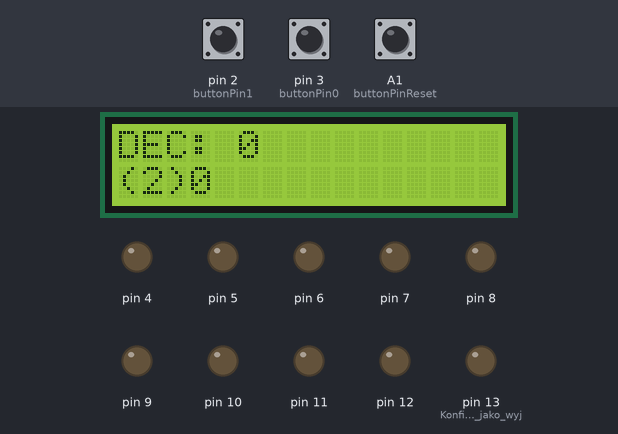
Bench run of a sketch on a simulated Arduino Uno, built with avr-gcc and run on an emulated ATmega328P. Parts: 16×2 character LCD, output pins drawn as LEDs (lit = HIGH). Inputs (shaded band) come from the test bench; at power-on: pin 2 (buttonPin1) HIGH, pin 3 (buttonPin0) HIGH, A1 (buttonPinReset) HIGH.

Above: at 1.2 s.
1.3 s: pin 2 (buttonPin1) pulled LOW for 0.15 s
At 1.8 s:
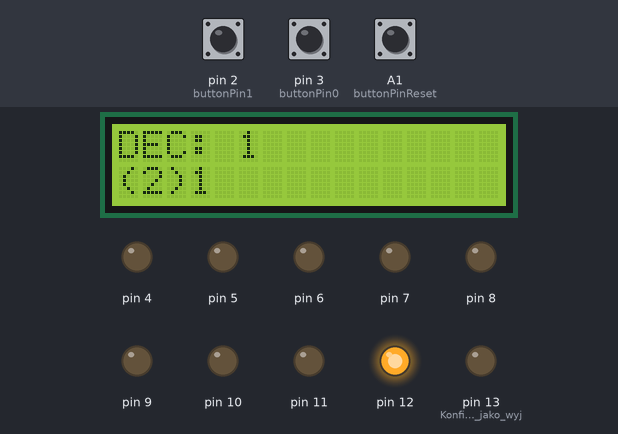
2.9 s: pin 3 (buttonPin0) pulled LOW for 0.15 s
At 4.2 s:
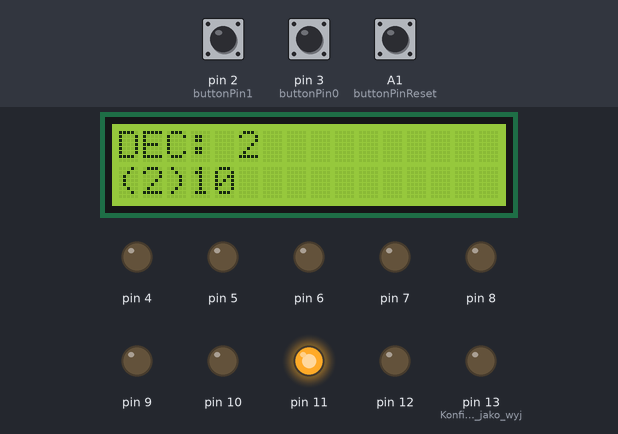
4.5 s: pin 2 (buttonPin1) pulled LOW for 1 s
At 6.7 s:
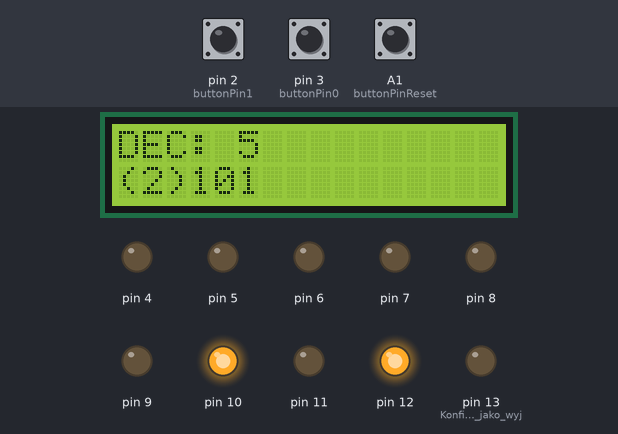
7.0 s: pin 3 (buttonPin0) pulled LOW for 1 s
At 8.7 s:
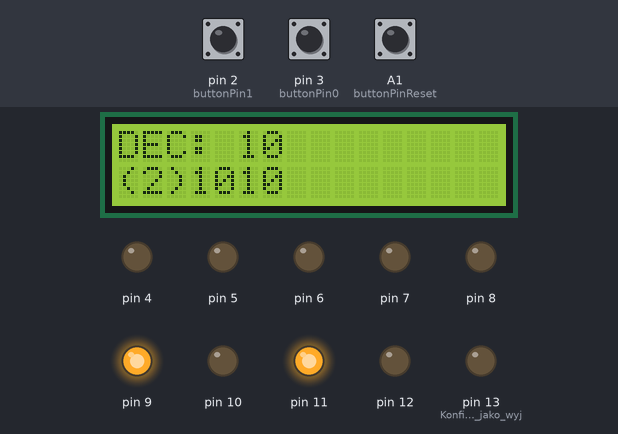
9.5 s: pin 2 (buttonPin1) pulled LOW for 0.15 s
At 10.6 s:
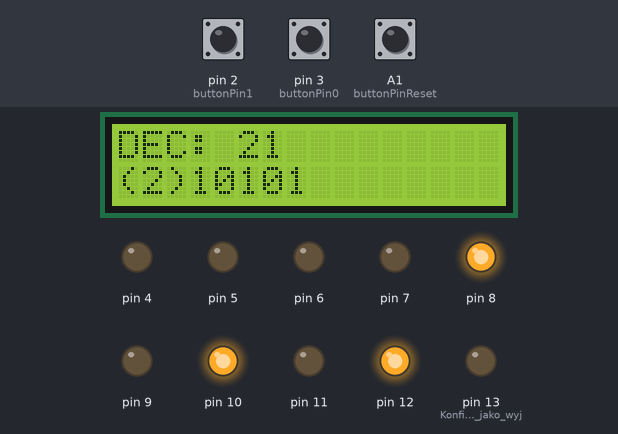
11.1 s: pin 3 (buttonPin0) pulled LOW for 0.15 s
At 11.9 s:
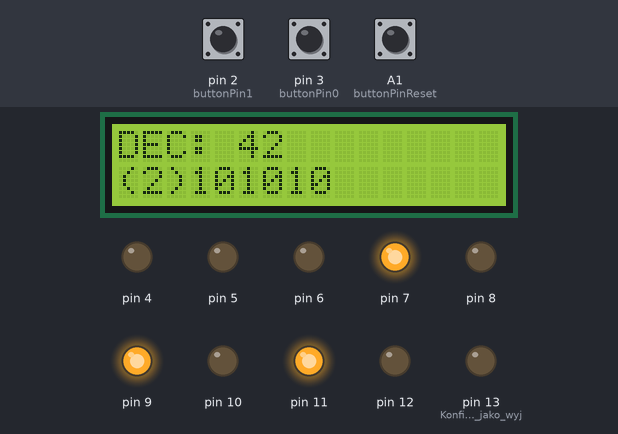
Timing chart, 0 to 13.7 s (numbered marks = the images above; inputs shaded):
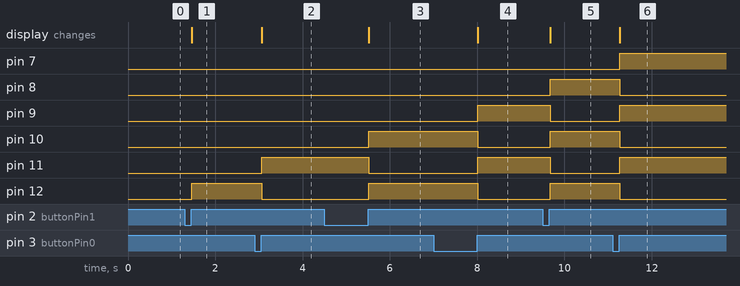

Measured:
- after the input at 1.3 s, pin 12: LOW → HIGH after 0.16 s; the display: changes after 0.16 s (image 1)
- after the input at 2.9 s, pin 11: LOW → HIGH after 0.16 s; pin 12: HIGH → LOW after 0.16 s; the display: changes after 0.17 s (image 2)
- after the input at 4.5 s, pin 10, pin 12: LOW → HIGH after 1.0 s; pin 11: HIGH → LOW after 1.0 s; the display: changes after 1.0 s (image 3)
- after the input at 7.0 s, pin 9, pin 11: LOW → HIGH after 1.0 s; pin 10, pin 12: HIGH → LOW after 1.0 s; the display: changes after 1.0 s (image 4)
- after the input at 9.5 s, pin 8, pin 10, pin 12: LOW → HIGH after 0.17 s; pin 9, pin 11: HIGH → LOW after 0.17 s; the display: changes after 0.17 s (image 5)
- after the input at 11.1 s, pin 7, pin 9, pin 11: LOW → HIGH after 0.17 s; pin 8, pin 10, pin 12: HIGH → LOW after 0.17 s; the display: changes after 0.17 s (image 6)

The sketch:

final.ino
```cpp
  #include <Wire.h> // Biblioteka do komunikacji I2C
  #include <LCD_I2C.h> // Biblioteka do obsługi wyświetlacza LCD I2C

  // Adres I2C dla wyświetlacza LCD
  LCD_I2C lcd(0x3F, 16, 2); // Inicjalizacja wyświetlacza LCD z adresem 0x3F i rozmiarem 16x2

  // Deklaracje pinów dla przycisków
  const int buttonPin0 = 3;  // D3 - przycisk dla 0
  const int buttonPin1 = 2;  // D2 - przycisk dla 1
  const int buttonPinReset = A1; // A1 - przycisk reset

  // Zmienna do przechowywania wartości binarnej
  int binaryValue = 0; // Przechowywanie wartości binarnej
  int bitCount = 0; // Licznik bitów

  void setup() {
    // Konfiguracja pinów przycisków jako wejścia z podciąganiem
    pinMode(buttonPin0, INPUT_PULLUP); // Konfiguracja D3 jako wejście
    pinMode(buttonPin1, INPUT_PULLUP); // Konfiguracja D2 jako wejście
    pinMode(buttonPinReset, INPUT_PULLUP); // Konfiguracja A1 jako wejście

    // Konfiguracja pinów LED jako wyjścia
    for (int i = 4; i <= 12; i++) {
      pinMode(i, OUTPUT); // Konfiguracja pinów D4 do D12 jako wyjścia
    }

    // Inicjalizacja wyświetlacza LCD
    lcd.begin(); // Inicjalizacja wyświetlacza LCD
    lcd.backlight(); // Włączenie podświetlenia wyświetlacza

    // Inicjalizacja wbudowanej diody LED
    pinMode(13, OUTPUT); // Konfiguracja D13 jako wyjście

    // Wyświetlenie początkowego stanu na LCD
    lcd.setCursor(0, 0); // Ustawienie kursora na pierwszą linię
    lcd.print("DEC: 0"); // Wyświetlenie "DEC: 0" na pierwszej linii
    lcd.setCursor(0, 1); // Ustawienie kursora na drugą linię
    lcd.print("(2)0"); // Wyświetlenie "(2)0" na drugiej linii
  }

  void loop() {
    // Sprawdzenie, czy przycisk 0 został naciśnięty
    if (digitalRead(buttonPin0) == LOW) { // Sprawdzenie, czy przycisk 0 jest wciśnięty
      while (digitalRead(buttonPin0) == LOW); // Czekanie na zwolnienie przycisku
      addBit(0); // Dodanie bitu 0 do wartości binarnej
    }

    // Sprawdzenie, czy przycisk 1 został naciśnięty
    if (digitalRead(buttonPin1) == LOW) { // Sprawdzenie, czy przycisk 1 jest wciśnięty
      while (digitalRead(buttonPin1) == LOW); // Czekanie na zwolnienie przycisku
      addBit(1); // Dodanie bitu 1 do wartości binarnej
    }

    // Sprawdzenie, czy przycisk reset został naciśnięty
    if (digitalRead(buttonPinReset) == LOW) { // Sprawdzenie, czy przycisk reset jest wciśnięty
      while (digitalRead(buttonPinReset) == LOW); // Czekanie na zwolnienie przycisku
      reset(); // Resetowanie wartości binarnej
    }
  }

  void addBit(int bit) {
    // Dodawanie bitu do wartości binarnej
    binaryValue = (binaryValue << 1) | bit; // Przesunięcie w lewo i dodanie bitu
    bitCount++; // Zwiększenie licznika bitów
    updateDisplay(); // Aktualizacja wyświetlacza i panelu LED
  }

  void updateDisplay() {
    // Aktualizacja wyświetlacza LCD
    lcd.clear(); // Czyszczenie wyświetlacza
    lcd.setCursor(0, 0); // Ustawienie kursora na pierwszą linię
    lcd.print("DEC: "); // Wyświetlenie "DEC: " na pierwszej linii
    lcd.print(binaryValue); // Wyświetlenie wartości dziesiętnej

    // Konwersja wartości binarnej na string
    char binString[10]; // Tablica do przechowywania wartości binarnej jako string
    itoa(binaryValue, binString, 2); // Konwersja wartości binarnej na string

    // Wyświetlenie wartości binarnej na drugiej linii
    lcd.setCursor(0, 1); // Ustawienie kursora na drugą linię
    lcd.print("(2)"); // Wyświetlenie "(2)"
    lcd.print(binString); // Wyświetlenie wartości binarnej

    // Aktualizacja panelu LED
    for (int i = 0; i < 9; i++) { // Iteracja przez wszystkie piny LED
      int bit = (binaryValue >> (8 - i)) & 1; // Ekstrakcja odpowiedniego bitu
      digitalWrite(4 + i, bit); // Ustawienie stanu diody LED
    }

    // Sprawdzenie, czy wartość przekroczyła zakres (9 bitów)
    if (bitCount >= 9) { // Sprawdzenie, czy liczba bitów przekroczyła 9
      lcd.clear(); // Czyszczenie wyświetlacza
      lcd.print("zaDuzaLiczbaBin"); // Wyświetlenie komunikatu błędu
      delay(2000); // Czekanie 2 sekundy przed resetem
      reset(); // Resetowanie wartości binarnej
    }
  }

  void reset() {
    // Resetowanie wartości binarnej i licznika bitów
    binaryValue = 0; // Resetowanie wartości binarnej
    bitCount = 0; // Resetowanie licznika bitów
    lcd.clear(); // Czyszczenie wyświetlacza
    lcd.setCursor(0, 0); // Ustawienie kursora na pierwszą linię
    lcd.print("DEC: 0"); // Wyświetlenie "DEC: 0" na pierwszej linii
    lcd.setCursor(0, 1); // Ustawienie kursora na drugą linię
    lcd.print("(2)0"); // Wyświetlenie "(2)0" na drugiej linii

    // Wyłączenie wszystkich diod LED
    for (int i = 4; i <= 12; i++) { // Iteracja przez wszystkie piny LED
      digitalWrite(i, LOW); // Wyłączenie diody LED
    }
  }

  void lightOnboard(void) {
    for (int j = 0; j < 10; j++) { // Miga wbudowaną diodą LED 10 razy
      digitalWrite(13, HIGH); // Włączenie diody LED
      delay(50); // Czekanie 50 ms
      digitalWrite(13, LOW); // Wyłączenie diody LED
    }
  }
```
